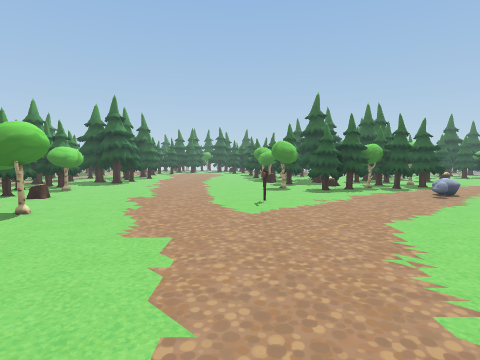
[1] (above)

24 first-person views from a walk through a Unity game level. The camera is 1.4 m above the floor, tilts 4° down and sees 80° across. The floor is counted in squares, 1 m on a side. Each view is taken from the middle of a square. On the plan, view 1 faces up. The plan holds only what a view shows up to about 14 squares ahead; the rest is blank. The place goes on beyond the plan.

[2]
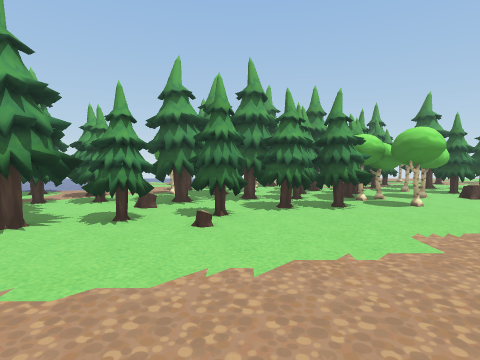

[3]
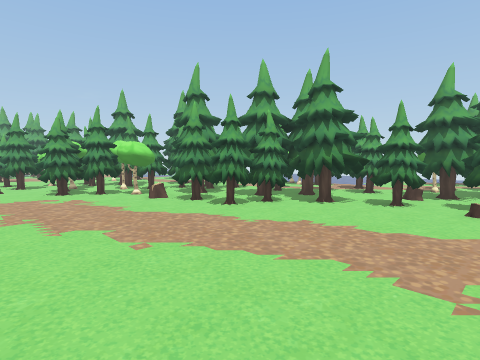

[4]
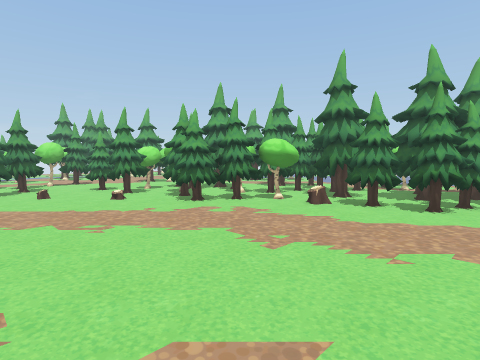

[5]
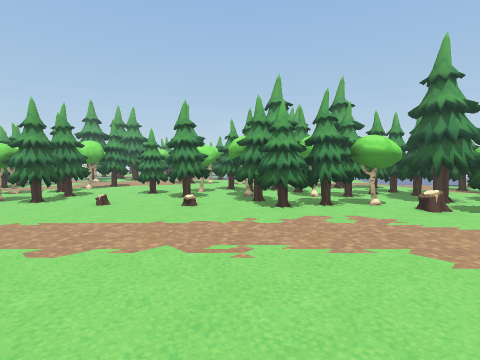

[6]
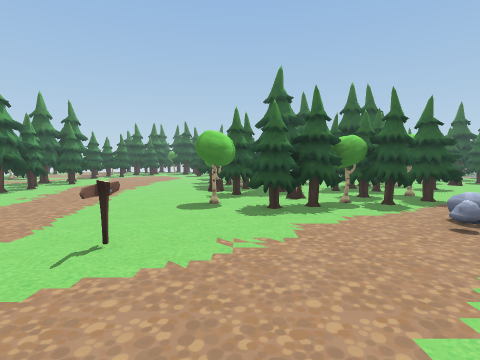

[7]
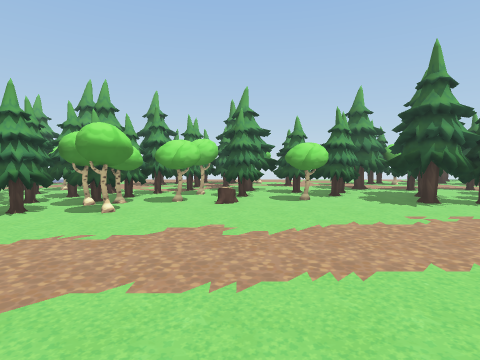

[8]
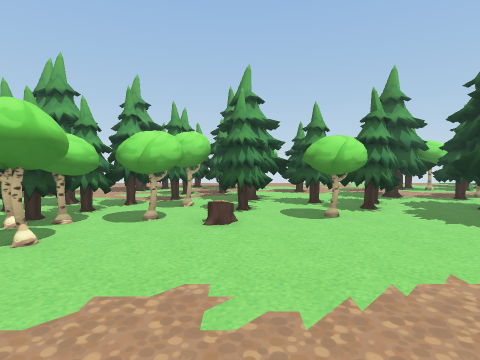

[9]
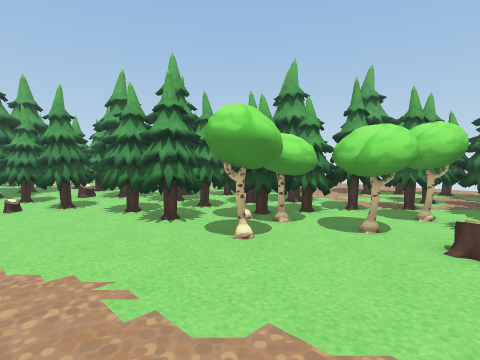

[10]
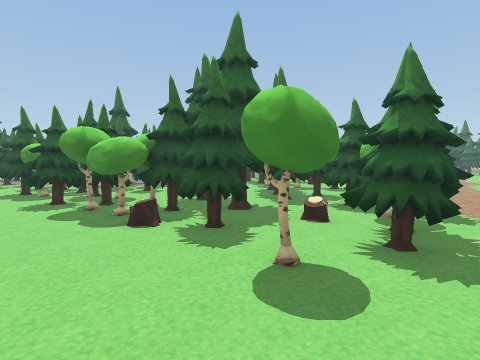

[11]
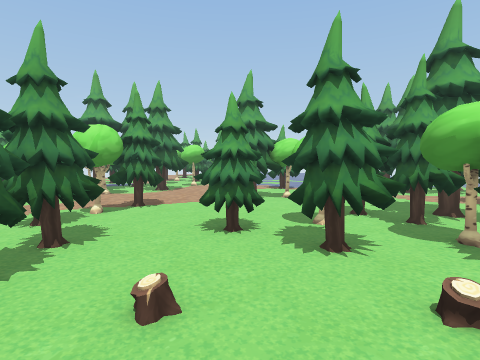

[12]
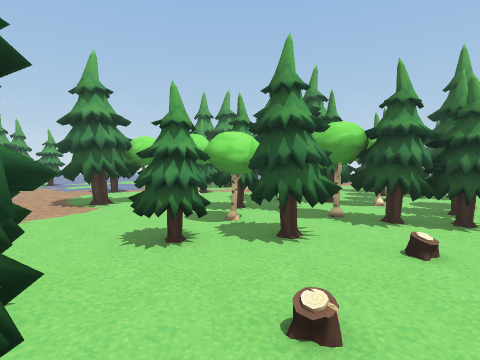

[13]
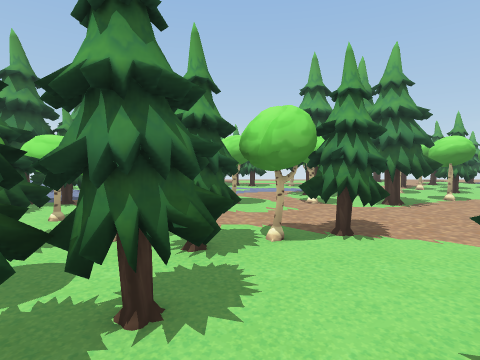

[14]
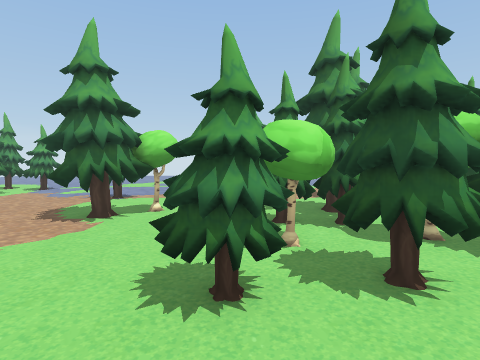

[15]
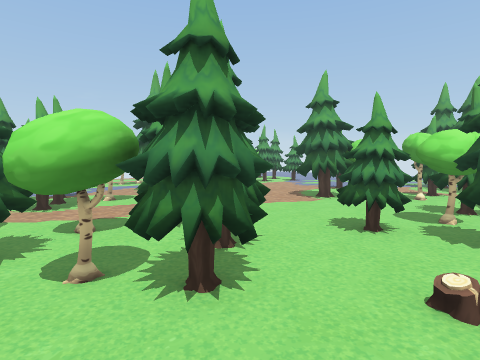

[16]
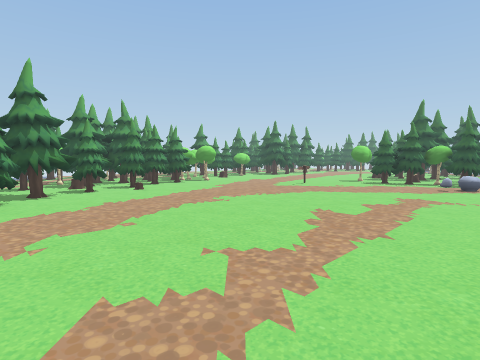

[17]
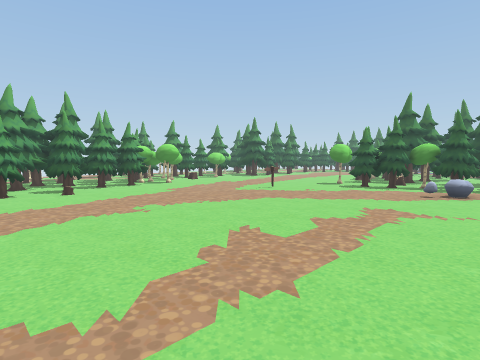

[18]
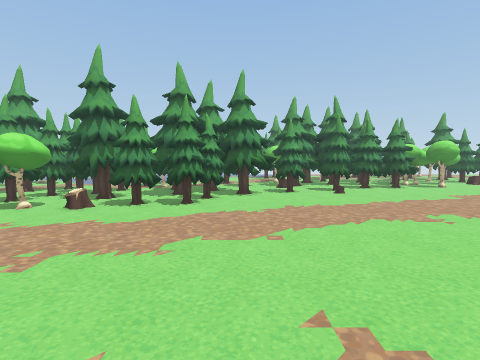

[19]
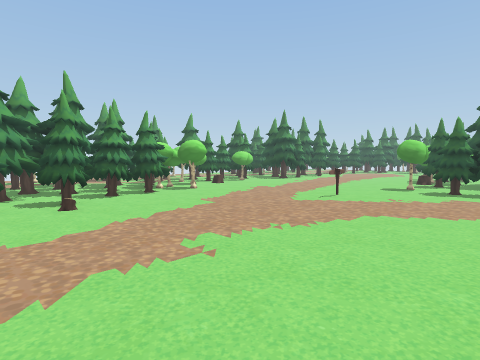

[20]
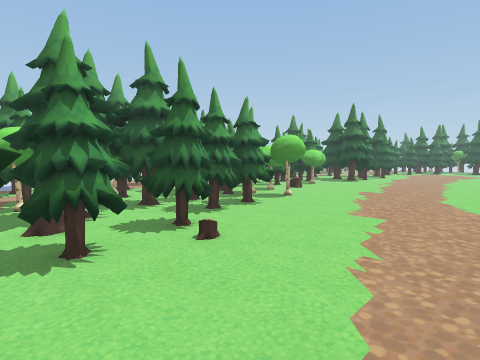

[21]
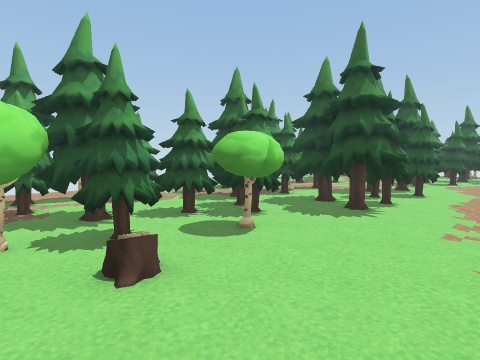

[22]
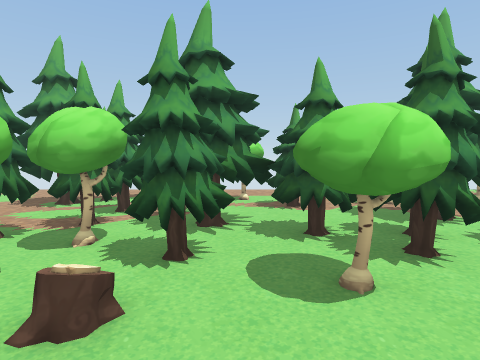

[23]
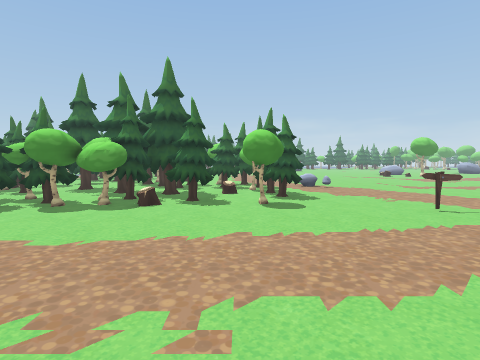

[24]
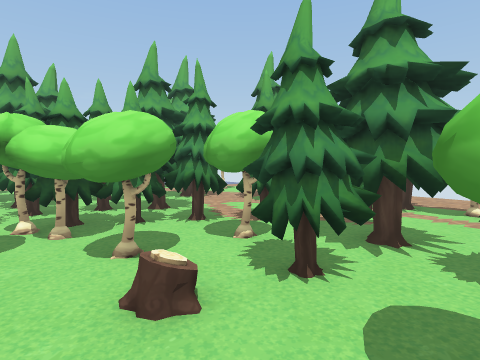

### Floor plan
Key: @ floor where view 1 was taken; # wall or solid block; . floor; O other object.
Columns run from 18 left of view 1 to 10 right of it. Each row starts with its distance up from view 1.
 20   O##### OOO..  ...##  OO OOO
 19   OOO OO  OO.. ....##OOOOOO O
 18    OO OOOOOOO.......OOOOOO O
 17     # OOOOOOO.......OOOOOOOO
 16      OOOO.OO........OO...OO #
 15     ...OOO..........# ..##OOO
 14     OO.OOO#.........##OO##OOO
 13 ...#OO.OO##..........OOOO.O..
 12 .. # .OOOO................O..
 11 ..OOOOOOOOO...............O.
 10 ..OOOOOO####.......O........
  9 .OOOOOOO####.......O........
  8 ..   OOOOO####..............
  7      O.OOO####..............
  6     OO.OOOO#O...............
  5   ..O  OOOOOOO..............
  4   .. OO OOOOOO...............
  3       O#OOOOOO...............
  2         OOOOOOO..............
  1       OOOOOOOOO..............
  0       OOO#OOO.OO..@..........
 -1        OO##OO.OO.............
 -2        ....OO.OOO............
 -3           OOOOOOO............
 -4          OOOOOOOOOO.........
 -5          OOOO  OOOO..........
 -6          OO. OOOO OO.........
 -7            O# OOO O.........
 -8            OOOOOOO...........
 -9            O.OOOOO##.........
-10              .OOOO##OO.......
-11              OOOOO#OOOO......
-12             OOOO.O##OO.......
-13               OOOOO##O......
-14                .OOOO##O.....
-15            OO...OOOO#OO......
-16            OOO....OO##O.....
-17             OOOO##.O##OO..OO.
-18              .OO##....O.OOO#.
-19              ..  ##.....OO###
-20              ....OOO....OO###
-21            ...OO. OO.OO##O###
-22            ...OO.. ...OO....#
-23              ...............#
-24             .......O......OO
-25            ......#OOO #.# OO
-26            OO....#    #. OOO
-27            OOOO...   OO..
-28            OOOOO.#   OO..
-29            O OO###    ...
-30              OO       ...

Positions as (right, up) in squares from view 1, and headings:
1: (0, 0), facing up
2: (3, 2), facing left
3: (6, 2), facing down-left
4: (9, -3), facing down-left
5: (10, -6), facing down-left
6: (3, 5), facing up
7: (2, 11), facing left
8: (-1, 11), facing left
9: (-2, 11), facing down-left
10: (-1, 12), facing up-right
11: (8, -13), facing down-left
12: (9, -16), facing left
13: (6, -16), facing down
14: (7, -17), facing left
15: (10, -15), facing down-left
16: (10, -5), facing up-left
17: (10, -2), facing up-left
18: (9, -3), facing left
19: (6, -1), facing up-left
20: (1, -2), facing up-left
21: (-4, 9), facing up-left
22: (-5, 12), facing left
23: (-7, 15), facing right
24: (-6, 13), facing down-left
